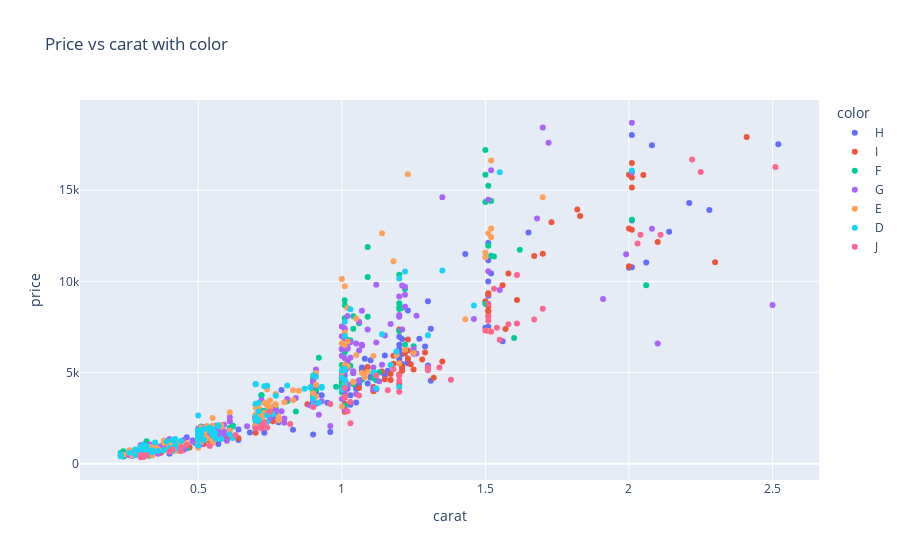

The notebook cell this image was saved under:
### Code cell
scatter_diamods_by(diamonds, 'color')

### Figure 1 — Plotly figure (JSON) as saved in the notebook; plotly's stock layout.template omitted (floating-point values rounded to 4 significant figures; data arrays with more than 128 entries replaced by an {"elided": "..."} marker saying what was removed)
{"data": [{"hovertemplate": "color=H<br>carat=%{x}<br>price=%{y}<extra></extra>", "legendgroup": "H", "marker": {"color": "#636efa", "symbol": "circle"}, "mode": "markers", "name": "H", "orientation": "v", "showlegend": true, "type": "scatter", "x": {"elided": "151 float values"}, "xaxis": "x", "y": {"elided": "151 int values"}, "yaxis": "y"}, {"hovertemplate": "color=I<br>carat=%{x}<br>price=%{y}<extra></extra>", "legendgroup": "I", "marker": {"color": "#EF553B", "symbol": "circle"}, "mode": "markers", "name": "I", "orientation": "v", "showlegend": true, "type": "scatter", "x": [1.2, 0.31, 2.01, 1.51, 0.34, 1.7, 1, 1.5, 1, 1.51, 0.32, 1.21, 2.3, 0.37, 1.82, 0.64, 1.56, 2.41, 2.05, 0.7, 0.52, 0.43, 1.51, 0.9, 0.34, 0.41, 0.41, 1.32, 1.57, 0.71, 2.01, 1.01, 1.25, 0.32, 0.88, 0.25, 1.01, 1.09, 0.33, 1.2, 0.47, 1.01, 2.01, 0.71, 0.7, 1.83, 1.51, 1.24, 1.28, 1.67, 0.71, 0.3, 2, 0.9, 1.06, 1.17, 1.17, 1.61, 1.01, 0.74, 1.51, 1.23, 1.51, 1.51, 2, 1.11, 0.71, 0.59, 1.23, 0.73, 1.15, 1.2, 0.33, 1.23, 0.9, 0.41, 1.01, 0.3, 1.51, 1.35, 1.73, 2, 1.21, 1.08, 0.31, 0.55, 1.18, 0.54, 0.56, 1.2, 0.7, 1.58, 0.36, 0.34, 0.76, 1.29, 1.22, 0.6, 0.31, 1.11, 0.43, 0.31, 0.32, 0.7, 2.01, 1.01, 1.18, 1.3, 1.14, 0.33, 0.9, 1.04, 2.1], "xaxis": "x", "y": [5510, 507, 16499, 8342, 555, 11519, 4739, 8910, 4649, 8396, 554, 5346, 11051, 603, 13939, 1390, 9788, 17923, 15837, 1702, 1073, 968, 9352, 4114, 589, 747, 894, 4719, 7385, 2428, 12829, 4475, 5166, 567, 3264, 500, 3620, 5306, 891, 4368, 884, 3823, 15147, 2549, 1995, 13587, 8637, 5456, 5719, 11400, 2202, 454, 12907, 3145, 4155, 4586, 4914, 8978, 2844, 2769, 9297, 6206, 8097, 7292, 10833, 3978, 2384, 1401, 5763, 2246, 4637, 4890, 743, 6817, 3484, 811, 3280, 709, 8758, 5610, 13250, 15851, 5091, 5049, 558, 1367, 5477, 1260, 1622, 7367, 2010, 10428, 587, 626, 2326, 6097, 6062, 1390, 418, 4202, 716, 435, 449, 2565, 15707, 4242, 5921, 5242, 5056, 694, 3447, 4484, 12168], "yaxis": "y"}, {"hovertemplate": "color=F<br>carat=%{x}<br>price=%{y}<extra></extra>", "legendgroup": "F", "marker": {"color": "#00cc96", "symbol": "circle"}, "mode": "markers", "name": "F", "orientation": "v", "showlegend": true, "type": "scatter", "x": {"elided": "152 float values"}, "xaxis": "x", "y": {"elided": "152 int values"}, "yaxis": "y"}, {"hovertemplate": "color=G<br>carat=%{x}<br>price=%{y}<extra></extra>", "legendgroup": "G", "marker": {"color": "#ab63fa", "symbol": "circle"}, "mode": "markers", "name": "G", "orientation": "v", "showlegend": true, "type": "scatter", "x": {"elided": "229 float values"}, "xaxis": "x", "y": {"elided": "229 int values"}, "yaxis": "y"}, {"hovertemplate": "color=E<br>carat=%{x}<br>price=%{y}<extra></extra>", "legendgroup": "E", "marker": {"color": "#FFA15A", "symbol": "circle"}, "mode": "markers", "name": "E", "orientation": "v", "showlegend": true, "type": "scatter", "x": {"elided": "175 float values"}, "xaxis": "x", "y": {"elided": "175 int values"}, "yaxis": "y"}, {"hovertemplate": "color=D<br>carat=%{x}<br>price=%{y}<extra></extra>", "legendgroup": "D", "marker": {"color": "#19d3f3", "symbol": "circle"}, "mode": "markers", "name": "D", "orientation": "v", "showlegend": true, "type": "scatter", "x": [0.38, 0.31, 0.54, 0.3, 1, 0.43, 0.56, 0.93, 1.19, 0.3, 2.01, 1.2, 0.91, 0.5, 0.89, 0.56, 0.81, 1.22, 0.3, 0.23, 0.29, 1.01, 0.35, 0.74, 0.32, 0.32, 0.51, 0.36, 0.32, 0.31, 0.5, 0.32, 1.2, 0.52, 0.5, 0.41, 0.76, 0.28, 0.5, 0.44, 0.71, 0.73, 1.01, 0.51, 0.51, 0.31, 0.23, 0.3, 0.31, 1.3, 0.74, 0.55, 0.5, 0.42, 0.32, 0.77, 0.7, 0.3, 0.26, 0.71, 0.7, 0.5, 1.46, 0.34, 1.11, 0.31, 0.58, 1, 0.42, 0.3, 1.14, 0.9, 0.93, 1, 0.57, 0.7, 0.4, 0.31, 0.61, 1.12, 0.39, 0.3, 0.41, 0.4, 1.03, 0.3, 0.87, 0.9, 0.33, 0.71, 1.01, 0.9, 0.3, 0.32, 0.3, 0.4, 1.01, 0.31, 0.5, 0.7, 0.52, 0.5, 0.32, 1.17, 0.3, 1.01, 0.31, 0.71, 0.34, 0.28, 0.55, 1.55, 0.51, 1.01, 0.62, 0.74, 0.92, 1.01, 0.54, 0.57, 0.7, 1.35], "xaxis": "x", "y": [733, 696, 1786, 848, 4697, 830, 1664, 4214, 6157, 670, 16086, 10161, 4765, 1431, 4192, 1378, 4284, 10538, 911, 505, 600, 7001, 1167, 4274, 756, 707, 1599, 689, 477, 593, 2639, 756, 4203, 1919, 1279, 1295, 2706, 777, 1845, 1238, 2416, 4252, 4564, 1569, 1756, 713, 402, 574, 840, 7044, 2655, 1580, 1654, 1350, 756, 3721, 2553, 574, 597, 3321, 4369, 1627, 8683, 626, 5015, 942, 1356, 4065, 1040, 718, 7106, 3205, 4165, 5096, 2047, 3287, 798, 815, 1614, 4139, 1212, 552, 689, 786, 8469, 710, 4108, 3567, 631, 2317, 5147, 4846, 911, 972, 911, 855, 7785, 1034, 1368, 4362, 1292, 997, 756, 5412, 709, 5206, 537, 2858, 730, 487, 1894, 15991, 1687, 4260, 1410, 2291, 3335, 4606, 1988, 2103, 2415, 10602], "yaxis": "y"}, {"hovertemplate": "color=J<br>carat=%{x}<br>price=%{y}<extra></extra>", "legendgroup": "J", "marker": {"color": "#FF6692", "symbol": "circle"}, "mode": "markers", "name": "J", "orientation": "v", "showlegend": true, "type": "scatter", "x": [0.4, 0.3, 1.54, 0.54, 1.03, 1.02, 0.75, 1.2, 1.38, 2.11, 1.58, 1.52, 1.3, 0.7, 1.01, 0.72, 1.67, 1.06, 2.03, 0.32, 1.5, 0.72, 1.55, 0.63, 2.25, 0.31, 2.04, 1.51, 0.82, 0.44, 1.53, 1.61, 0.46, 1.51, 1.12, 2.22, 0.74, 1.7, 0.44, 1.18, 1.3, 0.41, 2.51, 1.2, 0.9, 1.51, 1.2, 0.31, 0.3, 1.03, 1.61, 1.16, 1.34, 0.73, 1.01, 0.96, 0.72], "xaxis": "x", "y": [662, 473, 7453, 964, 2220, 2879, 2850, 3951, 4598, 12554, 7654, 7239, 5124, 1940, 3655, 2099, 7911, 3740, 12078, 480, 7308, 1944, 6805, 1565, 16004, 429, 12554, 8067, 2175, 694, 9596, 7695, 1018, 7847, 4840, 16689, 1982, 8505, 891, 5182, 5269, 775, 16278, 4831, 3102, 8770, 4548, 363, 351, 3378, 10350, 4028, 5273, 2258, 4153, 3269, 1941], "yaxis": "y"}], "layout": {"legend": {"title": {"text": "color"}, "tracegroupgap": 0}, "title": {"text": "Price vs carat with color"}, "xaxis": {"anchor": "y", "domain": [0, 1], "title": {"text": "carat"}}, "yaxis": {"anchor": "x", "domain": [0, 1], "title": {"text": "price"}}}}
